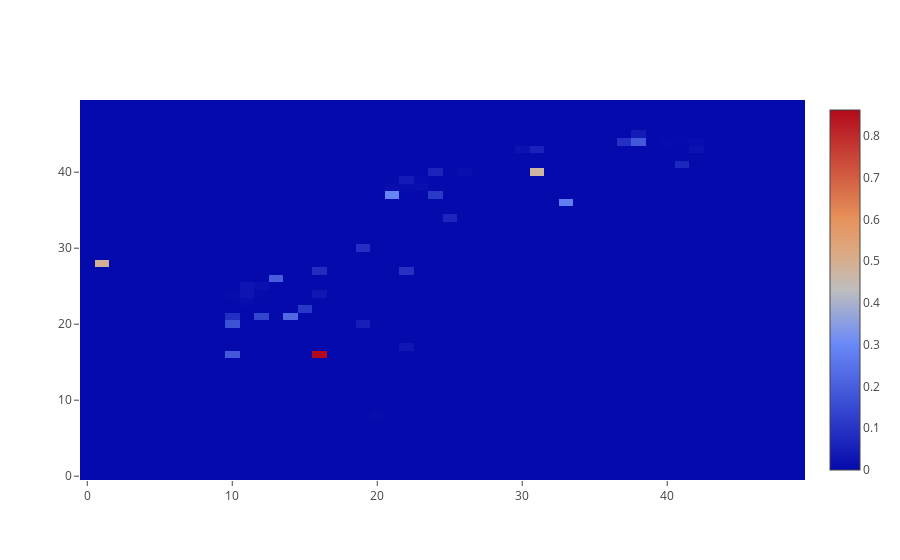

The cell this chart's notebook holds for it:
### Code cell
iplot([trace_heat])

### Figure 1 — Plotly figure (JSON) as saved in the notebook; plotly's stock layout.template omitted (floating-point values rounded to 4 significant figures; data arrays with more than 128 entries replaced by an {"elided": "..."} marker saying what was removed)
{"data": [{"type": "heatmap", "z": {"elided": "50x50 float values"}}], "layout": {}}
